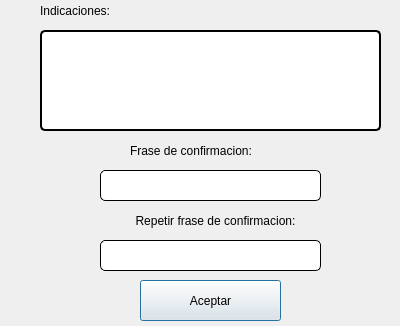
<?xml version="1.0" encoding="UTF-8"?>
<ui version="4.0">
 <class>Dialog</class>
 <widget class="QDialog" name="Dialog">
  <property name="geometry">
   <rect>
    <x>0</x>
    <y>0</y>
    <width>400</width>
    <height>326</height>
   </rect>
  </property>
  <property name="windowTitle">
   <string>Confirmacion accion</string>
  </property>
  <widget class="QLineEdit" name="lineEdit_firma">
   <property name="geometry">
    <rect>
     <x>100</x>
     <y>240</y>
     <width>221</width>
     <height>31</height>
    </rect>
   </property>
   <property name="styleSheet">
    <string notr="true">border-radius:5px;
border : 1px solid black;
background : white;</string>
   </property>
   <property name="alignment">
    <set>Qt::AlignCenter</set>
   </property>
  </widget>
  <widget class="QLabel" name="label">
   <property name="geometry">
    <rect>
     <x>40</x>
     <y>0</y>
     <width>101</width>
     <height>21</height>
    </rect>
   </property>
   <property name="text">
    <string>Indicaciones:</string>
   </property>
  </widget>
  <widget class="QTextEdit" name="textEdit_indicaciones">
   <property name="geometry">
    <rect>
     <x>40</x>
     <y>30</y>
     <width>341</width>
     <height>101</height>
    </rect>
   </property>
   <property name="styleSheet">
    <string notr="true">border-radius:5px;
border : 2px solid black;
background : white;</string>
   </property>
   <property name="readOnly">
    <bool>true</bool>
   </property>
  </widget>
  <widget class="QLabel" name="label_2">
   <property name="geometry">
    <rect>
     <x>130</x>
     <y>140</y>
     <width>161</width>
     <height>21</height>
    </rect>
   </property>
   <property name="text">
    <string>Frase de confirmacion:</string>
   </property>
  </widget>
  <widget class="QLineEdit" name="lineEdit_wordRepetir">
   <property name="geometry">
    <rect>
     <x>100</x>
     <y>170</y>
     <width>221</width>
     <height>31</height>
    </rect>
   </property>
   <property name="styleSheet">
    <string notr="true">border-radius:5px;
border : 1px solid black;
background : white;</string>
   </property>
   <property name="alignment">
    <set>Qt::AlignCenter</set>
   </property>
   <property name="readOnly">
    <bool>true</bool>
   </property>
  </widget>
  <widget class="QPushButton" name="btn_aceptar">
   <property name="geometry">
    <rect>
     <x>140</x>
     <y>280</y>
     <width>141</width>
     <height>41</height>
    </rect>
   </property>
   <property name="text">
    <string>Aceptar</string>
   </property>
  </widget>
  <widget class="QLabel" name="label_3">
   <property name="geometry">
    <rect>
     <x>110</x>
     <y>210</y>
     <width>211</width>
     <height>21</height>
    </rect>
   </property>
   <property name="text">
    <string>Repetir frase de confirmacion:</string>
   </property>
   <property name="alignment">
    <set>Qt::AlignCenter</set>
   </property>
  </widget>
 </widget>
 <resources/>
 <connections/>
</ui>
